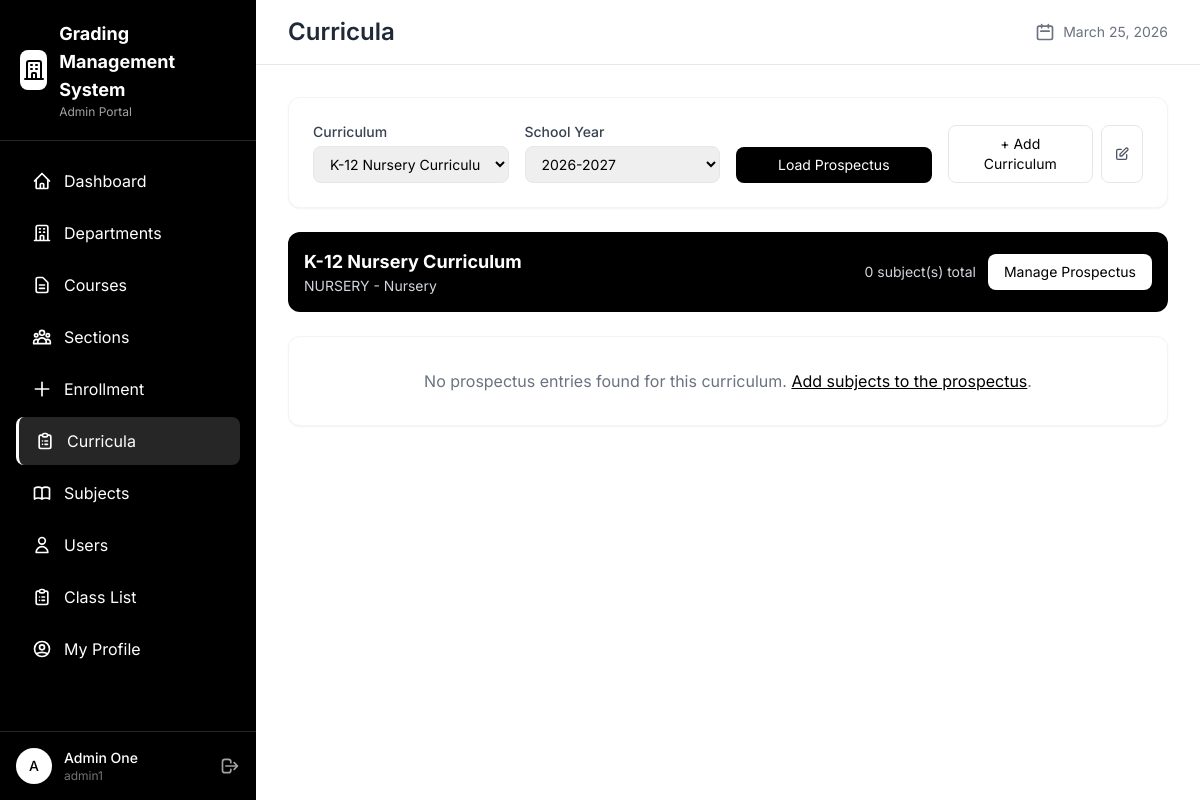
/admin/curricula.php?curriculum_id=1 (signed in), run on the app's committed database.
### tables this page shows
CREATE TABLE IF NOT EXISTS `tbl_curriculum` (
  `id` int NOT NULL AUTO_INCREMENT,
  `curriculum` varchar(50) NOT NULL,
  `status` varchar(20) DEFAULT 'active',
  `academic_track_id` int DEFAULT NULL,
  PRIMARY KEY (`id`),
  KEY `academic_track_id` (`academic_track_id`),
  CONSTRAINT `tbl_curriculum_ibfk_1` FOREIGN KEY (`academic_track_id`) REFERENCES `tbl_academic_track` (`id`)
);

CREATE TABLE IF NOT EXISTS `tbl_academic_track` (
  `id` int NOT NULL AUTO_INCREMENT,
  `code` varchar(20) NOT NULL,
  `desc` varchar(100) DEFAULT NULL,
  `status` varchar(20) DEFAULT 'active',
  `dept_id` int DEFAULT NULL,
  `enrollment_type` enum('yearly','semestral') DEFAULT 'yearly',
  PRIMARY KEY (`id`),
  KEY `dept_id` (`dept_id`),
  CONSTRAINT `tbl_academic_track_ibfk_1` FOREIGN KEY (`dept_id`) REFERENCES `tbl_departments` (`id`)
);

### includes/functions.php (called while the page is built, shortened)
<?php
function getCurrentDate() {
    return date('F d, Y');
}
function getActiveSchoolYear() {
    $stmt = db()->prepare("SELECT * FROM tbl_sy WHERE status = 'active' ORDER BY id DESC LIMIT 1");
    $stmt->execute();
    return $stmt->fetch();
}

### config/database.php (called while the page is built, shortened)
<?php
class Database {
    private static $instance = null;
    private $conn;
    private function __construct() {
        try {
            $this->conn = new PDO(
                "mysql:host=" . DB_HOST . ";dbname=" . DB_NAME . ";charset=utf8mb4",
                DB_USER,
                DB_PASS,
                [
                    PDO::ATTR_ERRMODE => PDO::ERRMODE_EXCEPTION,
                    PDO::ATTR_DEFAULT_FETCH_MODE => PDO::FETCH_ASSOC,
                    PDO::ATTR_EMULATE_PREPARES => false
                ]
            );
        } catch (PDOException $e) {
            die("Connection failed: " . $e->getMessage());
        }
    }
    public static function getInstance() {
        if (self::$instance === null) {
            self::$instance = new self();
        }
        return self::$instance;
    }
    public function getConnection() {
        return $this->conn;
    }
}
function db() {
    return Database::getInstance()->getConnection();
}

### admin/curricula.php (the view, shortened to what this page needs)
<?php
require_once '../config/database.php';
require_once '../includes/functions.php';
$curricula = db()->query("SELECT cu.*, at.code as course_code, at.`desc` as course_name
    FROM tbl_curriculum cu
    LEFT JOIN tbl_academic_track at ON cu.academic_track_id = at.id
    ORDER BY cu.id ASC")->fetchAll();
$schoolYears = db()->query("SELECT * FROM tbl_sy ORDER BY sy_name DESC")->fetchAll();
$activeSy = getActiveSchoolYear();
$selectedCurrId = (int)($_GET['curriculum_id'] ?? 0);
$selectedSyId = (int)($_GET['sy_id'] ?? ($activeSy['id'] ?? 0));
$prospectusData = [];
$curriculumInfo = null;
if ($selectedCurrId) {
    $stmt = db()->prepare("
        SELECT cu.*, at.code as course_code, at.`desc` as course_name, d.code as dept_code, at.enrollment_type
        FROM tbl_curriculum cu
        LEFT JOIN tbl_academic_track at ON cu.academic_track_id = at.id
        LEFT JOIN tbl_departments d ON at.dept_id = d.id
        WHERE cu.id = ?
    ");
    $stmt->execute([$selectedCurrId]);
    $curriculumInfo = $stmt->fetch();
    if ($curriculumInfo) {
        $prospStmt = db()->prepare("
            SELECT p.*, s.subjcode, s.`desc` as subject_name, s.unit, s.lec_u, s.lab_u, s.type,
                   t.term_name, l.code as level_code, l.description as level_desc
            FROM tbl_prospectus p
            LEFT JOIN tbl_subjects s ON p.subject_id = s.id
            LEFT JOIN tbl_term t ON p.term_id = t.id
            LEFT JOIN level l ON p.level_id = l.id
            WHERE p.curriculum_id = ?
            ORDER BY l.`order`, t.id, s.subjcode
        ");
        $prospStmt->execute([$selectedCurrId]);
        $allEntries = $prospStmt->fetchAll();
    }
}
include '../includes/header.php';
include '../includes/sidebar_admin.php';
?>
<main class="main-content lg:ml-64 min-h-screen">
    <div class="bg-white border-b border-gray-200 px-4 sm:px-8 py-4">
        <div class="flex flex-col sm:flex-row sm:items-center sm:justify-between gap-2">
            <h1 class="text-xl sm:text-2xl font-semibold text-gray-800">Curricula</h1>
            <div class="flex items-center gap-2 text-gray-500 text-sm">
                <svg class="w-5 h-5 hidden sm:block" fill="none" stroke="currentColor" viewBox="0 0 24 24">
                    <path stroke-linecap="round" stroke-linejoin="round" stroke-width="2" d="M8 7V3m8 4V3m-9 8h10M5 21h14a2 2 0 002-2V7a2 2 0 00-2-2H5a2 2 0 00-2 2v12a2 2 0 002 2z"></path>
                </svg>
                <span><?= getCurrentDate() ?></span>
            </div>
        </div>
    </div>
    <div class="p-4 sm:p-8">
        <div class="bg-white rounded-xl shadow-sm border border-gray-100 p-6 mb-6">
            <form method="GET" class="grid grid-cols-1 sm:grid-cols-2 lg:grid-cols-4 gap-4 items-end">
                <div>
                    <label class="block text-sm font-medium text-gray-700 mb-1">Curriculum</label>
                    <select name="curriculum_id" required class="w-full px-3 py-2 border border-gray-200 rounded-lg focus:ring-2 focus:ring-black text-sm">
                        <?php foreach ($curricula as $curr): ?>
                        <option value="<?= $curr['id'] ?>" <?= $curr['id'] == $selectedCurrId ? 'selected' : '' ?>>
                            <?= htmlspecialchars($curr['curriculum']) ?>
                        </option>
                        <?php endforeach; ?>
                    </select>
                </div>
                <div>
                    <label class="block text-sm font-medium text-gray-700 mb-1">School Year</label>
                    <select name="sy_id" class="w-full px-3 py-2 border border-gray-200 rounded-lg focus:ring-2 focus:ring-black text-sm">
                        <?php foreach ($schoolYears as $sy): ?>
                        <option value="<?= $sy['id'] ?>" <?= $sy['id'] == $selectedSyId ? 'selected' : '' ?>>
                            <?= htmlspecialchars($sy['sy_name']) ?>
                        </option>
                        <?php endforeach; ?>
                    </select>
                </div>
                <div>
                    <button type="submit" class="w-full px-4 py-2 bg-black text-white rounded-lg hover:bg-neutral-800 transition text-sm">
                        Load Prospectus
                    </button>
                </div>
                <div class="flex gap-2">
                    <button type="button" onclick="openModal('addModal')" class="flex-1 px-4 py-2 bg-white text-black border border-gray-200 rounded-lg hover:bg-gray-50 transition text-sm">
                        + Add Curriculum
                    </button>
                    <?php if ($selectedCurrId && $curriculumInfo): ?>
                    <button type="button" onclick="editCurriculum(<?= htmlspecialchars(json_encode($curriculumInfo)) ?>)" class="px-3 py-2 text-gray-600 border border-gray-200 rounded-lg hover:bg-gray-50 transition text-sm" title="Edit Curriculum">
                        <svg class="w-4 h-4" fill="none" stroke="currentColor" viewBox="0 0 24 24"><path stroke-linecap="round" stroke-linejoin="round" stroke-width="2" d="M11 5H6a2 2 0 00-2 2v11a2 2 0 002 2h11a2 2 0 002-2v-5m-1.414-9.414a2 2 0 112.828 2.828L11.828 15H9v-2.828l8.586-8.586z"/></svg>
                    </button>
                    <?php endif; ?>
                </div>
            </form>
        </div>
        <?php if ($selectedCurrId && $curriculumInfo): ?>
        <div class="bg-black rounded-xl p-4 text-white mb-6">
            <div class="flex flex-col sm:flex-row sm:items-center sm:justify-between gap-2">
                <div>
                    <h2 class="text-lg font-bold"><?= htmlspecialchars($curriculumInfo['curriculum']) ?></h2>
                    <p class="text-gray-300 text-sm"><?= htmlspecialchars($curriculumInfo['course_code'] . ' - ' . $curriculumInfo['course_name']) ?></p>
                </div>
                <div class="flex items-center gap-3">
                    <span class="text-sm text-gray-300"><?= count($allEntries ?? []) ?> subject(s) total</span>
                    <a href="prospectus.php?curriculum_id=<?= $selectedCurrId ?>" class="px-4 py-2 bg-white text-black rounded-lg hover:bg-gray-100 transition text-sm">
                        Manage Prospectus
                    </a>
                </div>
            </div>
        </div>
        <?php if (empty($prospectusData)): ?>
        <div class="bg-white rounded-xl shadow-sm border border-gray-100 p-8 text-center text-gray-500">
            No prospectus entries found for this curriculum.
            <a href="prospectus.php?curriculum_id=<?= $selectedCurrId ?>" class="text-black underline hover:no-underline">Add subjects to the prospectus</a>.
        </div>
        <?php endif; ?>
        <?php endif; ?>
    </div>
</main>
<?php include '../includes/footer.php'; ?>

### includes/header.php (style rules this page uses)
body { font-family: 'Inter', sans-serif; }

### data on the page
tbl_curriculum: curriculum "K-12 Nursery Curriculum", academic_track.desc "NURSERY - Nursery"

### other printed values
substr($currentUser['name'] ?? 'A', 0, 1) "A"
$currentUser['name'] "Admin One"
$currentUser['username'] "admin1"
getCurrentDate() "March 25, 2026"
count($allEntries ?? []) "0"
form field curriculum_id "K-12 Nursery Curriculum"
form field sy_id "2026-2027"
